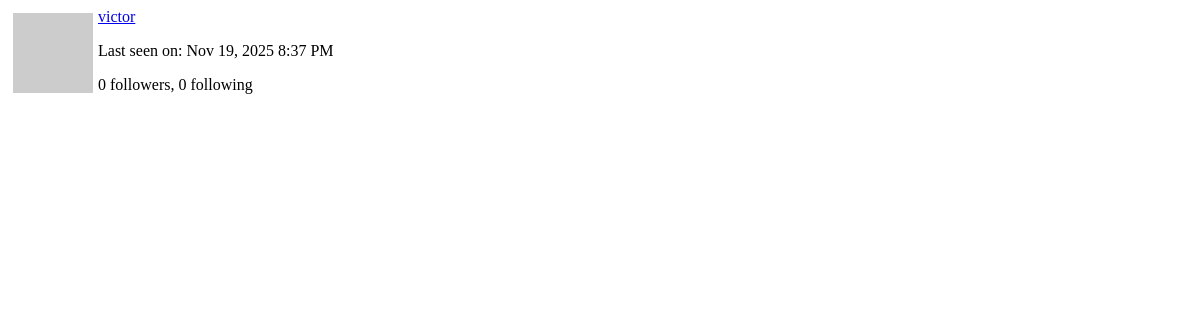
Before: /user/victor/popup (signed in) with the older database file.
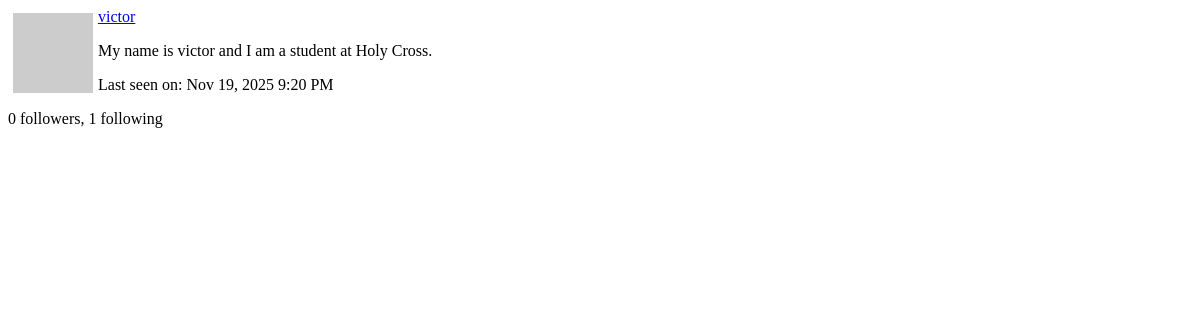
After: the same page with the newer database file.
### app/models.py (models this page shows, shortened)
class User(UserMixin, db.Model):
    id: so.Mapped[int] = so.mapped_column(primary_key=True)
    username: so.Mapped[str] = so.mapped_column(sa.String(64), index=True, unique=True)
    email: so.Mapped[str] = so.mapped_column(sa.String(120), index=True, unique=True)
    password_hash: so.Mapped[Optional[str]] = so.mapped_column(sa.String(256))
    about_me: so.Mapped[Optional[str]] = so.mapped_column(sa.String(140))
    last_seen: so.Mapped[Optional[datetime]] = so.mapped_column(
        default=lambda: datetime.now(timezone.utc)
    )
    posts: so.WriteOnlyMapped["Post"] = so.relationship(back_populates="author")
    following: so.WriteOnlyMapped["User"] = so.relationship(
        secondary=followers,
        primaryjoin=(followers.c.follower_id == id),
        secondaryjoin=(followers.c.followed_id == id),
        back_populates="followers",
    )
    followers: so.WriteOnlyMapped["User"] = so.relationship(
        secondary=followers,
        primaryjoin=(followers.c.followed_id == id),
        secondaryjoin=(followers.c.follower_id == id),
        back_populates="following",
    )
    def avatar(self, size):
        digest = md5(self.email.lower().encode("utf-8")).hexdigest()
        return f"https://www.gravatar.com/avatar/{digest}?d=identicon&s={size}"
    def followers_count(self):
        query = sa.select(sa.func.count()).select_from(
            self.followers.select().subquery()
        )
        return db.session.scalar(query)
    def following_count(self):
        query = sa.select(sa.func.count()).select_from(
            self.following.select().subquery()
        )
        return db.session.scalar(query)

### app/main/routes.py (the view)
@bp.route("/user/<username>/popup")
@login_required
def user_popup(username):
    user = db.first_or_404(sa.select(User).where(User.username == username))
    form = EmptyForm()
    return render_template("user_popup.html", user=user, form=form)

### app/__init__.py (called while the page is built)
def get_locale():
    return request.accept_languages.best_match(current_app.config["LANGUAGES"])

### app/main/routes.py (called while the page is built)
@bp.before_app_request
def before_request():
    if current_user.is_authenticated:
        current_user.last_seen = datetime.now(timezone.utc)
        db.session.commit()
        g.search_form = SearchForm()
    g.locale = str(get_locale())

### app/models.py (called while the page is built)
@login.user_loader
def load_user(id):
    return db.session.get(User, int(id))

    @classmethod
    def before_commit(cls, session):
        session._changes = {
            "add": list(session.new),
            "update": list(session.dirty),
            "delete": list(session.deleted),
        }

    @classmethod
    def after_commit(cls, session):
        for obj in session._changes["add"]:
            if isinstance(obj, SearchableMixin):
                add_to_index(obj.__tablename__, obj)
        for obj in session._changes["update"]:
            if isinstance(obj, SearchableMixin):
                add_to_index(obj.__tablename__, obj)
        for obj in session._changes["delete"]:
            if isinstance(obj, SearchableMixin):
                remove_from_index(obj.__tablename__, obj)
        session._changes = None

### app/templates/user_popup.html (shortened to what this page needs)
<div>
  <img src="{{ user.avatar(64) }}" style="margin: 5px; float: left">
  <p><a href="{{ url_for('main.user', username=user.username) }}">{{ user.username }}</a></p>
  {% if user.about_me %}<p>{{ user.about_me }}</p>{% endif %}
  {% if user.last_seen %}
  <p>{{ _('Last seen on') }}: {{ moment(user.last_seen).format('lll') }}</p>
  {% endif %}
  <p>{{ _('%(count)d followers', count=user.followers_count()) }}, {{ _('%(count)d following', count=user.following_count()) }}</p>
</div>

Changed rows visible on the page:
changed User "victor": about_me (not shown) → "My name is victor and I am a student at Holy Cross."; last_seen "Nov 19, 2025 8:37 PM" → "Nov 19, 2025 9:20 PM"
Other visible differences:
text no longer shown: "0 following"
text now shown: "1 following"
